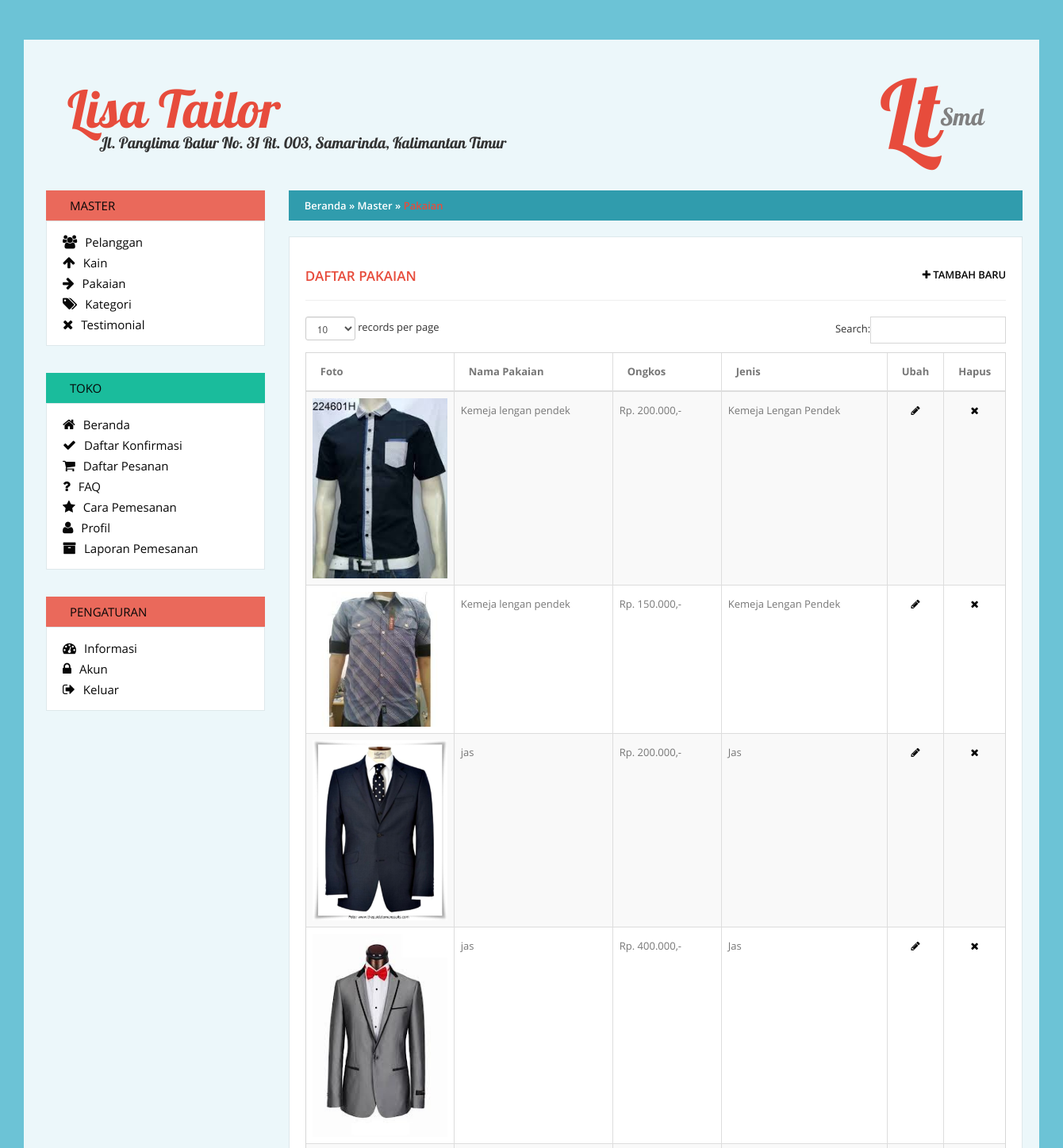
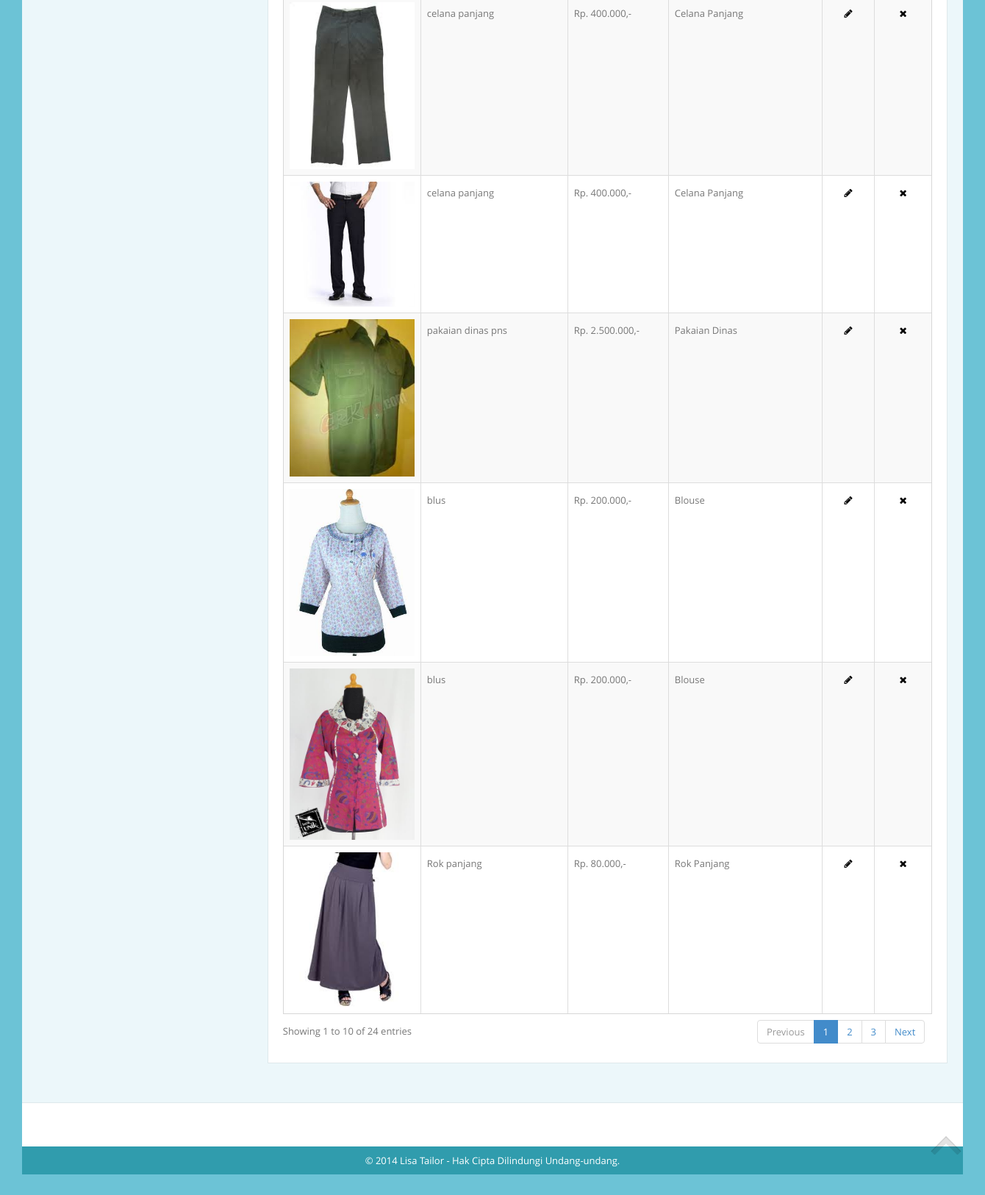
Screenshot of /admin/pakaian.php (signed in) with the database file from the repository (2 pictures, top to bottom).
### tables this page shows
CREATE TABLE `informasi` (
  `id` int(11) NOT NULL auto_increment,
  `nama` varchar(100) NOT NULL,
  `alamat` text NOT NULL,
  `pemilik` varchar(50) NOT NULL,
  `telp` varchar(50) NOT NULL,
  `ym` varchar(50) NOT NULL,
  `rek1` varchar(50) NOT NULL,
  `rek2` varchar(50) NOT NULL,
  `cara_pesan` text NOT NULL,
  `faq` text NOT NULL,
  `profil` text NOT NULL,
  PRIMARY KEY  (`id`)
);

CREATE TABLE `pakaian` (
  `id` int(11) NOT NULL auto_increment,
  `nama` varchar(100) NOT NULL,
  `ongkos` int(20) NOT NULL,
  `informasi` text NOT NULL,
  `foto` varchar(255) NOT NULL,
  `tanggal` date NOT NULL,
  `id_jenis` int(11) NOT NULL,
  PRIMARY KEY  (`id`)
);

CREATE TABLE `kategori` (
  `id` int(11) NOT NULL auto_increment,
  `nama` varchar(100) NOT NULL,
  `jenis` int(11) NOT NULL,
  `tipe` int(11) NOT NULL,
  PRIMARY KEY  (`id`)
);

### pengaturan/database.php (called while the page is built, shortened)
<?php
require_once "fungsi.php";
$informasi = mysql_fetch_object(mysql_query("SELECT * FROM `informasi` LIMIT 1"));
?>

### pengaturan/fungsi.php (called while the page is built, shortened)
<?php
function rupiah($string) {
	return 'Rp. '. number_format($string, 0, '', '.') . ',-';
}
?>

### admin/pakaian.php (the view, shortened to what this page needs)
<?php
require_once "../pengaturan/database.php";
$semua = mysql_query("SELECT * FROM pakaian");
include "template/head.php";
include "template/header.php";
include "template/kiri.php";
?>
<div class="col-sm-9">
	<div class="breadcrumb">
		<a href="index.php">Beranda</a>
		» <a href="#">Master</a>
		» <a href="#" class="last">Pakaian</a>
	</div>
	<div class="contact-info" style="padding:20px;font-weight:normal;">
		<h1>Daftar Pakaian <a href="#" class="pull-right" data-toggle="modal" data-target="#tambah"><i class="fa fa-plus"></i> Tambah Baru</a></h1>
		<hr/>
		<table id="datatable" class="table table-striped table-bordered" cellspacing="0" width="100%">
			<thead>
				<tr>
					<th width="150px">Foto</th>
					<th>Nama Pakaian</th>
					<th>Ongkos</th>
					<th>Jenis</th>
					<th width="20px">Ubah</th>
					<th width="20px">Hapus</th>
				</tr>
			</thead>
			<tbody>
			<?php while ($daftar = mysql_fetch_array($semua)) { ?>
				<tr>
					<td>
						<a href="upload/<?=$daftar['foto']?>" target="_blank">
							<img src="upload/<?=$daftar['foto']?>">
						</a>
					</td>
					<td><?=$daftar['nama']?></td>
					<td><?=rupiah($daftar['ongkos'])?></td>
					<td>
					<?php
						$jenis = mysql_fetch_object(mysql_query("SELECT nama FROM kategori WHERE id = '$daftar[id_jenis]' LIMIT 1"));
						echo $jenis->nama;
					?>
					</td>
					<td class="text-center"><a data-toggle="modal" data-target="#ubah<?=$daftar['id']?>"><i class="fa fa-pencil"></i></a></td>
					<td class="text-center">
						<a href="pakaian.php?proses=hapus&pakaian=<?=$daftar['id']?>" name="hapus" onclick="return confirm('Anda yakin akan menghapus pakaian ini?')"><i class="fa fa-times"></i></a>
					</td>
				</tr>
			<?php } ?>
			</tbody>
		</table>
	</div>
</div>
<?php
include "template/footer.php";
?>

### admin/template/head.php (shortened to what this page needs)
<!DOCTYPE html>
<html lang="en">
	<head>
		<link href="../assets/css/bootstrap.css" rel="stylesheet" type="text/css" />
		<link href="../assets/css/stylesheet.css" rel="stylesheet" type="text/css" />
		<link href="../assets/css/font-awesome.css" rel="stylesheet" type="text/css" />
		<link href="../assets/css/responsive.css" rel="stylesheet" type="text/css" />
		<link href='../assets/css/open-sans.css' rel='stylesheet' type='text/css'>
		<link href='../assets/css/lobster.css' rel='stylesheet' type='text/css'>
		<link href='../assets/css/lisa.css' rel='stylesheet' type='text/css'>
		<link rel="stylesheet" href="../assets/css/jquery-ui.css">
		<link rel="stylesheet" href="../assets/css/print.css">
		<link href="../assets/css/summernote.css" rel="stylesheet" type="text/css" />
		<link rel="stylesheet" href="../assets/css/dataTables.bootstrap.css">
	</head>
	<body>
		<div id="bungkus">

### admin/template/header.php
<header id="kepala">
	<div class="container">
		<div class="row">
			<div class="col-sm-12">
				<div id="toko">
					<p class="nama"><?=$informasi->nama?></p>
					<p class="alamat"><?=$informasi->alamat?></p>
				</div>
				<div class="logo">
					<p style="font-family:Lobster;font-size: 9em;color:#e74c3c">Lt<span style="color:grey;font-size: 30px;position: absolute;margin-top: 6px;">Smd</span></p>
				</div>
			</div>
		</div>
	</div>
</header>
<section>
	<div id="container" style="width: 1300px;">
		<p id="back-top" style="left: 46.7%;"> <a href="#top"><span></span></a> </p>
		<div class="container" style="width:98%">
			<div class="row">

### admin/template/kiri.php
<aside class="col-sm-3" id="column-left" style="width:24%">
	<div class="box">
		<div class="box-heading">Master</div>
		<div class="box-content">
			<ul class="acount">
				<li><a href="member.php"><i class="fa fa-users"></i>Pelanggan</a></li>
				<li><a href="kain.php"><i class="fa fa-arrow-up"></i>Kain</a></li>
				<li><a href="pakaian.php"><i class="fa fa-arrow-right"></i>Pakaian</a></li>
				<li><a href="kategori.php"><i class="fa fa-tags"></i>Kategori</a></li>
				<li><a href="testimonial.php"><i class="fa fa-times"></i>Testimonial</a></li>
			</ul>
		</div>
	</div>
	<div class="box category">
		<div class="box-heading">Toko</div>
		<div class="box-content">
			<ul class="acount">
				<li><a href="index.php"><i class="fa fa-home"></i>Beranda</a></li>
				<li><a href="daftar-konfirmasi.php"><i class="fa fa-check"></i>Daftar Konfirmasi</a></li>
				<li><a href="daftar-pesanan.php"><i class="fa fa-shopping-cart"></i>Daftar Pesanan</a></li>
				<li><a href="faq.php"><i class="fa fa-question"></i>FAQ</a></li>
				<li><a href="cara-pemesanan.php"><i class="fa fa-star"></i>Cara Pemesanan</a></li>
				<li><a href="profil.php"><i class="fa fa-user"></i>Profil</a></li>
				<li><a href="laporan-pemesanan.php"><i class="fa fa-archive"></i>Laporan Pemesanan</a></li>
			</ul>
		</div>
	</div>
	<div class="box">
		<div class="box-heading">Pengaturan</div>
		<div class="box-content">
			<ul class="acount">
				<li><a href="aplikasi.php"><i class="fa fa-dashboard"></i>Informasi</a></li>
				<li><a href="akun.php"><i class="fa fa-lock"></i>Akun</a></li>
				<li><a href="../logout.php" onclick="return confirm('Anda yakin akan keluar dari sistem ini?')"><i class="fa fa-sign-out"></i>Keluar</a></li>
			</ul>
		</div>
	</div>
</aside>

### admin/template/footer.php (shortened to what this page needs)
						</div>
					</div>
				</section>
				<footer style="margin-top: 33px; padding-top: 19px;">
					<div id="powered">
						<div class="container">
							<div class="row">
								<div class="col-sm-12">
									&copy; 2014 <?= $informasi->nama ?> - Hak Cipta Dilindungi Undang-undang.
								</div>
							</div>
						</div>
					</div>
				</footer>
			</div>
</body>
</html>

### assets/css/stylesheet.css (style rules this page uses)
html { margin: 0; padding: 0; }
html, body { margin:0; }
body { color: #777; font-family: Arial, Helvetica, sans-serif; margin: 0px; background:#ecf7fa; font-size:13px; line-height:18px; min-width:260px; font-family: 'Open Sans', sans-serif; }
td, th, input, textarea, select, a { font-size: 13px; }
img { max-width:100% }
p { margin-top: 0px; margin-bottom: 20px; }
a, a:visited, a:focus { color: #070707; cursor: pointer; text-decoration:none; outline:none }
a img { border: none; }
h1, h2, h3, h4, h5, h6, .h1, .h2, .h3, .h4, .h5, .h6 { font-weight:600; font-family: 'Open Sans', sans-serif; }
h1 { font-size:17px; color:#e74c3c; text-transform:uppercase; }
#back-top { position: fixed; bottom: 30px; z-index:9999; left:50%; margin-left:640px; }
#back-top span { width:42px; height:26px; display: block; margin-bottom: 7px; background:url(../image/up-arrow.png) no-repeat left 0px; }
#container { text-align: left; }
header { position: relative; color:#9d9d9d; margin-bottom:30px; }
aside .info li a i, .afine li a i, .acount li a i { font-size:17px; margin-right:10px; }
aside .info li a, .afine li a, .acount li a { line-height:20px; font-size:15px; }
aside.info li, .afine li, .acount li { padding:3px 0; }
.breadcrumb a:hover, .breadcrumb a.last { color:#e74c3c }
.breadcrumb a { color:#fff }
.breadcrumb { background-color:#309CAD; border-radius:0; padding:10px 20px; font-weight:600; color:#fff; }
.box { margin-bottom:34px; }
aside .box .box-heading { margin-bottom:0; }
.box .box-heading { font-family: 'Open Sans', sans-serif; font-size:15px; line-height:20px; color:#070707; margin-bottom:35px; padding:9px 30px; text-transform:uppercase; background-color:#309cad; }
aside .box .box-heading { background-color:#ea695b; }
aside .box.category .box-heading { background-color:#1abc9c; }
.afine li:first-child, .acount li:first-child { border:0px }
.acount { list-style:none; }
ul { list-style:none; margin:0; padding:0; }
.box.category li { position:relative }
.contact-info { border:1px solid #dee8eb; background-color:#fff; padding:40px; font-weight:bold; margin-bottom:20px; }
a { outline:none; }
footer { margin-top:38px; padding-top:36px; clear: both; overflow: hidden; background-color:#fff; border-top:1px solid #dee8eb; }
#powered { margin-top:40px; padding:10px 0; font-size:13px; text-align:center; color:#fff; background-color:#309cad; }
.box li .padding, .box li { position:relative }
aside .box .box-content { background-color:#fff; border:1px solid #dee8eb; padding:13px 20px }
.table-bordered { border-radius:0 }
.table th, .table td { padding:20px; border-color:#d7d7d7; -moz-box-sizing: border-box; box-sizing: border-box; }
.table-bordered thead:first-child tr:first-child > th:last-child, .table-bordered tbody:first-child tr:first-child > td:last-child, .table-bordered tbody:first-child tr:first-child > th:last-child { border-radius:0 }
.table-bordered thead:first-child tr:first-child > th:first-child, .table-bordered tbody:first-child tr:first-child > td:first-child, .table-bordered tbody:first-child tr:first-child > th:first-child { border-radius:0; }
.table-bordered thead:last-child tr:last-child > th:first-child, .table-bordered tbody:last-child tr:last-child > td:first-child, .table-bordered tbody:last-child tr:last-child > th:first-child, .table-bordered tfoot:last-child tr:last-child > td:first-child, .table-bordered tfoot:last-child tr:last-child > th:first-child { border-radius:0 }
.table-bordered { border-color:#d7d7d7 }
.table-bordered > thead > tr > th, .table-bordered > thead > tr > td { border-bottom-width:1px }

### assets/css/responsive.css (style rules this page uses)
@media (min-width: 1200px) { .container { width:1200px; } }
@media (min-width: 1200px) { body { background:#6cc3d6; } }

### assets/css/lisa.css (style rules this page uses)
#bungkus { max-width: 1300px; background-color: #ecf7fa; margin: 0 auto; }
#kepala { margin-top: 20px; padding-top: 50px; margin-bottom: 20px; position: relative; color: #9d9d9d; }
#toko { margin: 28px 0px 11px 0px; float: left; }
.nama { font-family:"Lobster"; font-size: 5em; color:#e74c3c }
.alamat { font-family:"Lobster"; font-size: 1.5em; color:#333; padding-left: 40px; padding-top: 5px; }
.logo { padding-right: 70px; position: relative; float: right; margin-bottom: 10px; margin-top: 32px; }
.table > thead > tr > th, .table > tbody > tr > th, .table > tfoot > tr > th, .table > thead > tr > td, .table > tbody > tr > td, .table > tfoot > tr > td { line-height: 2.428571; }

### assets/css/print.css (style rules this page uses)
body { padding:30px }

### rows the page displays
informasi: nama "Lisa Tailor", alamat "Jl. Panglima Batur No. 31 Rt. 003, Samarinda, Kalimantan Timur"
pakaian: foto (picture), nama "Kemeja lengan pendek", ongkos "Rp. 200.000,-", kategori.nama "Kemeja Lengan Pendek"
pakaian: foto (picture), nama "Kemeja lengan pendek", ongkos "Rp. 150.000,-", kategori.nama "Kemeja Lengan Pendek"
pakaian: foto (picture), nama "jas", ongkos "Rp. 200.000,-", kategori.nama "Jas"
pakaian: foto (picture), nama "jas", ongkos "Rp. 400.000,-", kategori.nama "Jas"
pakaian: foto (picture), nama "celana panjang", ongkos "Rp. 400.000,-", kategori.nama "Celana Panjang"
pakaian: foto (picture), nama "celana panjang", ongkos "Rp. 400.000,-", kategori.nama "Celana Panjang"
pakaian: foto (picture), nama "pakaian dinas pns", ongkos "Rp. 2.500.000,-", kategori.nama "Pakaian Dinas"
pakaian: foto (picture), nama "blus", ongkos "Rp. 200.000,-", kategori.nama "Blouse"
pakaian: foto (picture), nama "blus", ongkos "Rp. 200.000,-", kategori.nama "Blouse"
pakaian: foto (picture), nama "Rok panjang", ongkos "Rp. 80.000,-", kategori.nama "Rok Panjang"
